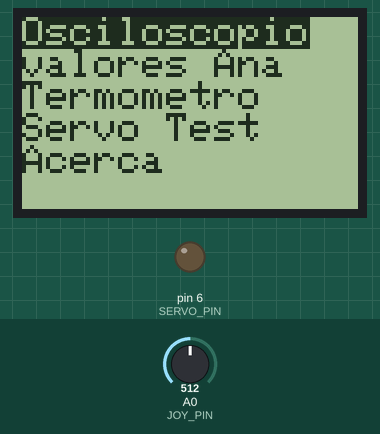
A sketch run on a simulated Arduino Uno, built with avr-gcc and run on an emulated ATmega328P. Parts: 84×48 one-colour display, output pins drawn as LEDs (lit = HIGH). Inputs (shaded band) come from the test bench; at power-on: A0 (JOY_PIN) = 512.

Above: at 1.2 s.
1.3 s: A0 (JOY_PIN) set to 500
At 2.7 s:
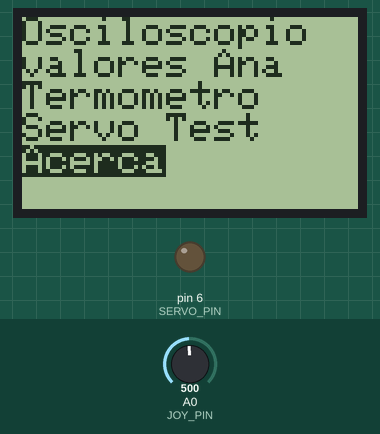
3.0 s: A0 (JOY_PIN) set to 279
4.5 s: A0 (JOY_PIN) set to 259
At 5.12 s:
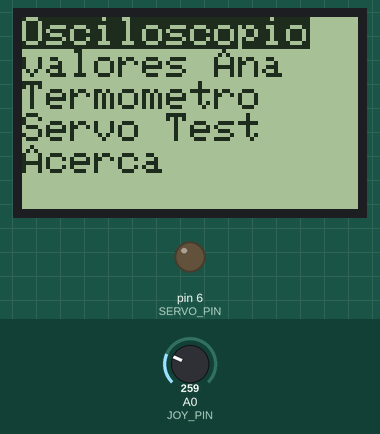
6.8 s: A0 (JOY_PIN) set to 249
8.3 s: A0 (JOY_PIN) set to 227
At 9.6 s:
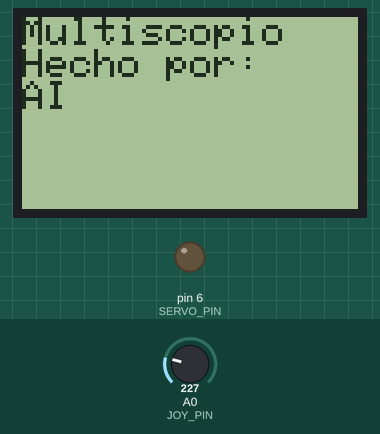
9.9 s: A0 (JOY_PIN) set to 250
Timing chart, 0 to 12.9 s (numbered marks = the images above; inputs shaded):
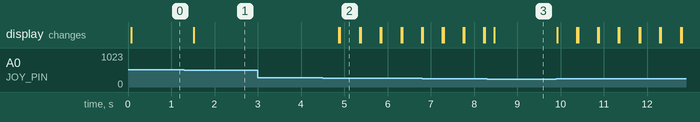

The sketch:

Multiscopio.ino
```cpp
#include <SPI.h>
#include <Adafruit_GFX.h>
#include <Adafruit_PCD8544.h>

#include <avr/pgmspace.h>

// definicion del programa
#define  JOY_PIN A0
#define  SERVO_PIN 6 //servo
#define  OSC_LOGIQUE_PIN 0 //PIN logico osciloscopio
#define  OSC_PIN1 A1 //analogo1
#define  OSC_PIN2 A2 //analogo2
#define  OSC_PIN3 A3 //analogo3
#define  OSC_PIN4 A4 //analogo4
#define  TEMP_PIN  A5 //temperatura
#define  FREC_PIN  7

#define PIN_DC    8  // LCD Dat/Com. Pin 5
#define PIN_RESET 9  // LCD RST .... Pin 1
#define PIN_SCE   10  // LCD CS  .... Pin 3
#define PIN_SDIN  11  // LCD SPIDat . Pin 6
#define PIN_SCLK  13  // LCD SPIClk . Pin 4

//Adafruit_PCD8544 display = Adafruit_PCD8544(PIN_SCLK, PIN_SDIN, PIN_DC, PIN_SCE, PIN_RESET);

// Hardware SPI (faster, but must use certain hardware pins):
// SCK is LCD serial clock (SCLK) - this is pin 13 on Arduino Uno
// MOSI is LCD DIN - this is pin 11 on an Arduino Uno
// pin 5 - Data/Command select (D/C)
// pin 4 - LCD chip select (CS)
// pin 3 - LCD reset (RST)
Adafruit_PCD8544 nokia = Adafruit_PCD8544(PIN_DC, PIN_SCE, PIN_RESET);
// Note with hardware SPI MISO and SS pins aren't used but will still be read
// and written to during SPI transfer.  Be careful sharing these pins!

const unsigned char alejo [] PROGMEM = {
  0x00, 0x00, 0x00, 0x00, 0x00, 0x00, 0x00, 0x00, 0x00, 0x00, 0x00, 0x00, 0x00, 0x00, 0x00, 0x00,
  0x00, 0x00, 0x00, 0x00, 0x00, 0x00, 0x00, 0x00, 0x00, 0x00, 0x00, 0x00, 0x00, 0x00, 0x00, 0x00,
  0x00, 0x00, 0x00, 0x00, 0x00, 0x00, 0x00, 0x00, 0x00, 0x00, 0x00, 0x00, 0x00, 0x00, 0x00, 0x00,
  0x00, 0x00, 0x00, 0x00, 0x00, 0x00, 0x00, 0x00, 0x00, 0x00, 0x00, 0x00, 0x00, 0x00, 0x00, 0x00,
  0x20, 0x00, 0x00, 0x00, 0x00, 0x00, 0x00, 0x00, 0x00, 0x01, 0xe0, 0xe0, 0x00, 0x00, 0x00, 0x00,
  0x00, 0x00, 0x00, 0x07, 0xe1, 0xe0, 0x00, 0x00, 0x00, 0x00, 0x00, 0x00, 0x00, 0x0f, 0xc3, 0xe0,
  0x00, 0x00, 0x00, 0x00, 0x00, 0x00, 0x00, 0x33, 0xc7, 0xc0, 0x00, 0x01, 0xc0, 0x00, 0x00, 0x00,
  0x00, 0x67, 0x8f, 0xc0, 0x00, 0x03, 0xc0, 0x00, 0x00, 0x00, 0x00, 0xc7, 0x8e, 0xc0, 0x00, 0x07,
  0xc0, 0x00, 0x00, 0x00, 0x03, 0x8f, 0x1d, 0x80, 0x00, 0x07, 0x80, 0x00, 0x00, 0x00, 0x07, 0x1f,
  0x39, 0x80, 0x00, 0x07, 0x80, 0x00, 0x00, 0x00, 0x0e, 0x1e, 0x3b, 0x00, 0x00, 0x00, 0x00, 0x00,
  0x00, 0x00, 0x1c, 0x3c, 0x73, 0x00, 0x00, 0x00, 0x00, 0x00, 0x00, 0x00, 0x38, 0x3c, 0x76, 0x01,
  0xf0, 0x1e, 0x07, 0xc0, 0x00, 0x1c, 0x73, 0xfc, 0xfe, 0x07, 0xf0, 0x7e, 0x1f, 0xc0, 0x00, 0x3f,
  0xff, 0xff, 0xfc, 0x0f, 0x71, 0xfe, 0x3f, 0xe0, 0x00, 0x7f, 0xff, 0xff, 0xf8, 0x1c, 0xf7, 0xfe,
  0x7f, 0xe0, 0x00, 0x7f, 0xff, 0xff, 0xf0, 0x39, 0xe7, 0xdc, 0xfd, 0xe0, 0x00, 0x7f, 0xff, 0xfd,
  0xe0, 0x7b, 0x87, 0x1c, 0xf3, 0xe0, 0x00, 0x0e, 0x03, 0xc1, 0xc0, 0xf7, 0x00, 0x19, 0xe3, 0xc0,
  0x00, 0x1c, 0x03, 0xc1, 0xc0, 0xfc, 0x00, 0x39, 0xe3, 0xc0, 0x00, 0x38, 0x07, 0xc3, 0xc1, 0xf0,
  0x30, 0x31, 0xc3, 0xb0, 0x00, 0x70, 0x07, 0x81, 0xc3, 0xf0, 0x70, 0x77, 0xc3, 0xf0, 0x01, 0xe0,
  0x0f, 0x81, 0xe7, 0xf9, 0xe0, 0x6d, 0xcf, 0xc0, 0x07, 0xc0, 0x0f, 0x31, 0xfc, 0xff, 0xc0, 0xf9,
  0xfe, 0x00, 0x0f, 0x80, 0x0f, 0xe1, 0xf8, 0x7f, 0x00, 0xf0, 0xfc, 0x00, 0x0f, 0x00, 0x0f, 0x80,
  0xe0, 0x3c, 0x01, 0xe0, 0x78, 0x00, 0x1e, 0x00, 0x0f, 0x00, 0x00, 0x00, 0x01, 0xc0, 0x00, 0x00,
  0x1c, 0x00, 0x00, 0x00, 0x00, 0x00, 0x07, 0x80, 0x00, 0x00, 0x00, 0x00, 0x00, 0x00, 0x00, 0x00,
  0x0f, 0x00, 0x00, 0x00, 0x00, 0x00, 0x00, 0x00, 0x00, 0x00, 0x0f, 0x00, 0x00, 0x00, 0x00, 0x00,
  0x00, 0x00, 0x00, 0x00, 0x1e, 0x00, 0x00, 0x00, 0x00, 0x00, 0x00, 0x00, 0x00, 0x00, 0x3e, 0x00,
  0x00, 0x00, 0x00, 0x00, 0x00, 0x00, 0x00, 0x00, 0x3c, 0x00, 0x00, 0x00, 0x00, 0x00, 0x00, 0x00,
  0x00, 0x00, 0x38, 0x00, 0x00, 0x00, 0x00, 0x00, 0x00, 0x00, 0x00, 0x00, 0x30, 0x00, 0x00, 0x00,
  0x00, 0x00, 0x00, 0x00, 0x00, 0x00, 0x00, 0x00, 0x00, 0x00, 0x00, 0x00, 0x00, 0x00, 0x00, 0x00,
  0x00, 0x00, 0x00, 0x00, 0x00, 0x00, 0x00, 0x00, 0x00, 0x00, 0x00, 0x00, 0x00, 0x00, 0x00, 0x00,
  0x00, 0x00, 0x00, 0x00, 0x00, 0x00, 0x00, 0x00, 0x00, 0x00, 0x00, 0x00, 0x00, 0x00, 0x00, 0x00,
  0x00, 0x00, 0x00, 0x00, 0x00, 0x00, 0x00, 0x00, 0x00, 0x00, 0x00, 0x00, 0x00, 0x00, 0x00, 0x00,
  0x00, 0x00, 0x00, 0x00, 0x00, 0x00, 0x00, 0x00, 0x00, 0x00, 0x00, 0x00, 0x00, 0x00, 0x00, 0x00
};

byte Index_menu; //index du menu choisi pour les interruptions
char Jx, Jy, Ent,Ch;

void setup() {
  nokia.begin();
  nokia.setContrast(60);
  nokia.clearDisplay();
  nokia.drawBitmap(2, 0,  alejo, 80, 48, 1);
  nokia.display();
  pinMode(SERVO_PIN,OUTPUT);
  pinMode(JOY_PIN,INPUT);
  pinMode(OSC_PIN1,INPUT);
  pinMode(OSC_PIN2,INPUT);
  pinMode(OSC_PIN3,INPUT);
  pinMode(OSC_PIN4,INPUT);
  pinMode(TEMP_PIN,INPUT);
  pinMode(FREC_PIN,INPUT);
}

void loop() {
  char Jx,Jy,Ent,Ch;
  char* menu_main[]={
    "Menu",
    "Osciloscopio", //1
    "valores Ana",
    "Termometro",
    "Servo Test",
    "Acerca"
    };

  void (*menu_main_funcs[])(void) = {
     Oscilloscope,
     ValoresAna,
     Temperatura,
     Servo_Test,
     Acerca
     };
  while(1)       // Ce menu étant la racine on ne peut pas en sortir
     {
       Index_menu= Menu(menu_main,5,5)-1;
      (*menu_main_funcs[Index_menu])();
     };
  // put your main code here, to run repeatedly:
  //Index_menu=Menu(menu_main,5,5)-1;
}

void Oscilloscope(){

}
void ValoresAna(){

}
void Servo_Test(){

}
```

Acerca.ino
```cpp
void Acerca(void){
  char Jx,Jy,Ent,Ch;
  char Exit=0;

  nokia.clearDisplay();
  nokia.setTextColor(BLACK);
  nokia.setCursor(0,0);
  nokia.println("Multiscopio");
  nokia.println("Hecho por:");
  nokia.println("AI");
  nokia.display();
  //delay(5000);
  while(Exit<1) {
    Joystick(Jx,Jy,Ent,Ch);
    if(Ent==1) Exit=1;
  }
}
```

Joystick.ino
```cpp
void Joystick(char &Jx, char &Jy,char &Ent, char &Ch)
{
  int xy;
  Ch=0;
  xy=analogRead(JOY_PIN);    //lee el valor analogo del pin del joystick

  if(xy<200){Jy=-1;Ch=1;} //hacia arriba 51%
  else{
        if(xy<220){Jx=-1;Ch=1;} // hacia la izquierda 3%
        else{
            if(xy<240){Jy=1;Ch=1;} // hacia abajo 34%
            else{
                 if(xy<270){Ent=1;Ch=1;} // en el centro 14%
                 else{
                      if(xy<510){Jx=1;Ch=1;} // hacia la derecha 73%
                 }
            }
      }
  }
  if(xy>1000){Jx=0; Jy=0; Ent=0; Ch=0;} // sin tocar 98%

}
```

Menu.ino
```cpp
int Menu(char* Menu[],int Menu_Size,int Max_screen){
  int Menu_Start=1;
  int Index =1;
  int i,j=1;
  char Jx,Jy,Ent,Ch;
  nokia.clearDisplay();
  nokia.setTextSize(1);
  while(1){
    nokia.setCursor(0,0);
    for(i=Menu_Start;i<(Menu_Start+Max_screen);i++){
      if (i==Index){nokia.setTextColor(WHITE, BLACK);}
      else nokia.setTextColor(BLACK, WHITE);
      nokia.println(Menu[i]);
    }
    nokia.display();
    do{
     Joystick(Jx,Jy,Ent,Ch);
    }while(Ch==0);
    delay(200);
    Index=Index+Jy;
    if(Menu_Size>5){
        if(Index>Menu_Start+Max_screen-2){Menu_Start++;} //je déplace la zone visible lorsque je sort de l'encadrement. Le moins 2 est là pour toujours mettre l'élément en surbrillance a 1 ligne de la fin
        if(Index<Menu_Start+1){Menu_Start--;} //idem mais dans l'autre sens
        Menu_Start=constrain(Menu_Start,1,(Menu_Size-Max_screen+1)); //je contrant les valeur du menu start apres ce qui permet de sélectionner le dernier éléments comme le premier
      }
    Index=constrain(Index,1,Menu_Size);

    if(Ent==1){return Index; break;}
  }
}
```

Osciloscopio.ino
```cpp
// Destinado para el codigo del Osciloscopio
```

Temperatura.ino
```cpp
const unsigned char tempIco16x32 [] PROGMEM = {
  0x00, 0x00, 0x03, 0xe0, 0x07, 0xf0, 0x06, 0x70, 0x06, 0x30, 0x06, 0x30, 0x07, 0xb0, 0x07, 0xb0,
  0x07, 0xb0, 0x07, 0xb8, 0x07, 0xb8, 0x07, 0xb0, 0x07, 0xb8, 0x07, 0xb8, 0x07, 0xb0, 0x07, 0xb8,
  0x07, 0xb8, 0x07, 0xb0, 0x07, 0xb0, 0x07, 0xb0, 0x07, 0xb0, 0x0f, 0xb0, 0x1f, 0xf8, 0x1f, 0xf8,
  0x1f, 0xf8, 0x1f, 0xf8, 0x1f, 0xf8, 0x1f, 0xf8, 0x0f, 0xf0, 0x07, 0xe0, 0x00, 0x00, 0x00, 0x00
};

unsigned long Temp_Millis;

void Temperatura(){
  char Jx,Jy,Ent,Ch;
  char Exit=0;

  char* temp_menu[]={"Temp 'C","Timing (1min)","Back","Reset","Retour","Exit"};
  char* temp_t_str[] = {"Timing","1min ","5min ","15min","30min"};
  long temp_t[] = {60000,300000,900000,1800000};

  int valor=0;
  int tempconfig=30;
  float mv_sensor=0;
  float c_sensor=0;
  Temp_Millis = 0;

  while(Exit<1) {
    Joystick(Jx,Jy,Ent,Ch);
    if (Temp_Millis < millis()){
      Temp_Millis=Temp_Millis+500;
      valor = analogRead(A5);
      c_sensor = (valor / 1024.0) * 500;
      //c_sensor= mv_sensor/10;
//      nokia.clearDisplay();
//      nokia.setCursor(0,0);
//      nokia.println("Temp:");
//      nokia.setCursor(20,20);
//      nokia.print(c_sensor);
//      nokia.display();
      nokia.clearDisplay();
      nokia.drawBitmap(0, 16,  tempIco16x32, 16, 32, 1);
      nokia.display();
      nokia.setTextSize(1);
      nokia.setTextColor(BLACK);
      nokia.setCursor(0,0);
      nokia.print("Temperatura:");
      nokia.setCursor(72,0);
      nokia.print(tempconfig);
      nokia.drawCircle(72, 29, 2, BLACK);
      nokia.setCursor(76,27);
      nokia.print("C");
      nokia.setTextSize(2);
      nokia.setCursor(20,20);
      nokia.println(c_sensor,1);
      nokia.display();
    }
    if(Ent==1) Exit=1;
  }
}
```

Measured:
- the behaviour switches between 510 and 509 on A0 (JOY_PIN) (found by bisection; images 0 and 1)
- the behaviour switches between 270 and 269 on A0 (JOY_PIN) (found by bisection; images 1 and 2)
- the behaviour switches between 240 and 239 on A0 (JOY_PIN) (found by bisection; images 2 and 3)
- after the input at 1.3 s, the display: changes after 0.22 s (image 1)
- after the input at 3.0 s, every drawn part: stays the same
- after the input at 4.5 s, the display: first changes after 0.37 s (image 2 shows a later state)
- what the display in image 2 shows lasts 0.5 s, from 4.9 s to 5.4 s
